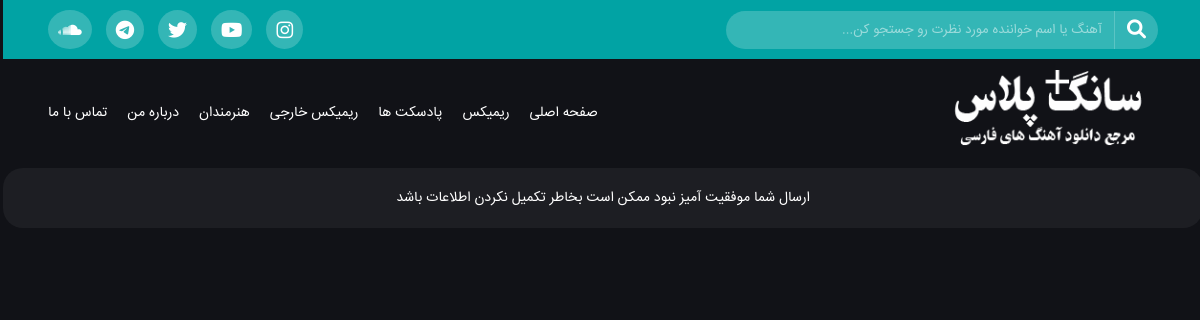
/posted-failure/, run on the app's committed database.
### artist/models.py (models this page shows)
class SocialNetwork(models.Model):
    SOCIAL_MEDIA=(
        ('instagram','Instagram'),
        ('youtube','YouTube'),
        ('facebook','Facebook'),
        ('twitter','Twitter'),
        ('telegram','Telegram'),
        ('youtube','Aparat'),
        ('soundcloud','SoundCloud'),
    )
    social_network_name=models.CharField(
        choices=SOCIAL_MEDIA,
        max_length=50,
        verbose_name='شبکه اجتماعی',
        help_text='نام شبکه اجتماعی را وارد کنید',
    )
    url=models.URLField(
        max_length=500,
        verbose_name='لینک شبکه اجتماعی را وار',
    )
    content_type = models.ForeignKey(
        ContentType,
        on_delete=models.CASCADE
    )
    object_id = models.PositiveIntegerField()
    content_object = GenericForeignKey()
    class Meta:
        verbose_name='شبکه اجتماعی'
        verbose_name_plural='شبکه های اجتماعی'

### about/models.py (models this page shows, shortened)
class AboutWebsite(models.Model):
    logo=models.ImageField(
        upload_to='images/about/logo/',
        verbose_name='لوگو',
    )
    favicon=models.ImageField(
        upload_to='images/about/logo',
        verbose_name='فاویکون',
        null=True,
        blank=True,
        help_text='ابعاد عکس 16 * 16',
    )
    name=models.CharField(
        max_length=100,
        verbose_name='نام وب سایت'
    )
    description=RichTextField(
        verbose_name='توضیحات',
    )
    class Meta:
        verbose_name='درباره وب سایت'
        verbose_name_plural='درباره وب سایت'

### category/models.py (models this page shows, shortened)
class Category(AbstractCommonField,AbstractDateFeild):
    parent=models.ForeignKey(
        'self',
        on_delete=models.CASCADE,
        verbose_name='والد',
        blank=True,
        null=True,
        related_name='child',
    )
    title=models.CharField(
        max_length=250,
        verbose_name='عنوان',
    )
    objects=CategoryManager()
    class Meta:
        abstract=True
        verbose_name='دسته بندی'
        verbose_name_plural='دسته بندی ها'

class TrackCategory(Category):
    class Meta:
        verbose_name='دسته بندی موزیک'
        verbose_name_plural='دسته بندی موزیک ها'
    def get_absolute_url(self):
        return reverse("music:tracks_of_category", args=[self.slug])

class ArtistCategory(Category):
    class Meta:
        verbose_name='دسته بندی هنرمند'
        verbose_name_plural='دسته بندی هنرمند ها'
    def get_absolute_url(self):
        return reverse("artist:artists_of_category", args=[self.slug])

### about/views.py (the view)
# urls.py: path('posted-failure/',views.PostedByFailure.as_view(),name='posted_failure')
class PostedByFailure(View):
    def get(self,request,*args,**kwargs):
        return render(request,'remix/site_control/posted-by-failure.html')

### about/context_processors.py (called while the page is built)
def about_website_context(request):
    return {
        'website':AboutWebsite.objects.last(),
    }

def about_me_context(request):
    return {
        'about_me':AboutMe.objects.last()
    }

### about/models.py (called while the page is built)
    def get_absolute_url(self):
        return reverse('about:about_me')

### category/models.py (called while the page is built)
    def active(self):
        return self.filter(status=True)

### music/middelware.py (called while the page is built)
	def __call__(self, request):
		x_forwarded_for = request.META.get('HTTP_X_FORWARDED_FOR')
		if x_forwarded_for:
			ip = x_forwarded_for.split(',')[-1].strip()
		else:
			ip = request.META.get('REMOTE_ADDR')
		try:
			ip_address = IpAddress.objects.get(ip_address=ip)
		except IpAddress.DoesNotExist:             #-----Here My Edit
			ip_address = IpAddress(ip_address=ip)
			ip_address.save()
		request.user.ip_address = ip_address
		response = self.get_response(request)
		return response

	def __call__(self,request):
		response=self.get_response(request)
		if response.status_code == 404:
			return redirect('/')
		return response

### music/models.py (called while the page is built)
    def active(self):
        return self.filter(
            status=True,
            published__lte=timezone.now()
        )

### music/templatetags/tags.py (called while the page is built)
@register.inclusion_tag("remix/footer.html",takes_context=True)
def footer(context):
    return{
        'tracks':Track.objects.active().order_by('-published')[:5],
        'website':context.get('website'),
        'about_me':context.get('about_me'),
    }

@register.inclusion_tag("remix/top-menue.html",takes_context=True)
def top_menue(context):
    return {
        'about_me':context.get('about_me')
    }

@register.inclusion_tag("remix/navbar/navbar.html",takes_context=True)
def navbar(context):
    return{
        'track_categories':TrackCategory.objects.active(),
        'artist_categories':ArtistCategory.objects.active(),
        'website':context.get('website'),
        'about_me':context.get('about_me')
    }

### templates/remix/site_control/posted-by-failure.html (shortened to what this page needs)
{% extends 'remix/base.html' %}
{% block body %}
<div class="post-single">
    <p class="posted-failure"> ارسال شما موفقیت آمیز نبود ممکن است بخاطر تکمیل نکردن اطلاعات باشد </p>
</div>
{% endblock body %}

### templates/remix/top-menue.html
<div class="top-menu">
    <div class="container">
        <div class="top-menu-box">
            <div class="top-menu-right">
                <form action="{% url 'music:search'%}" method="get">
                    <button type="submit">
                        <i class="fa fa-search"></i>
                    </button>
                    <input type="search" class="search-top-menu" placeholder="آهنگ یا اسم خواننده مورد نظرت رو جستجو کن..." name="q">
                </form>
            </div>
            <div class="top-menu-left">
                {% for social_network in about_me.social_networks.all %}
                        <a href="{{social_network.url}}"><i class="fab fa-{{social_network.social_network_name}}"></i> </a>
                {% endfor %}
            </div>
        </div>
    </div>
</div>

### templates/remix/navbar/navbar.html (shortened to what this page needs)
{% load static %}
<header class="menu">
    <div class="container">
        <div class="box-menu">
            <div class="menu-right">
                <div class="logo">
                    <a href="/">
                        <img src="{{website.logo.url}}">
                    </a>
                </div>
            </div>
            <div class="menu-left">
                <ul>
                    <li><a href="/">صفحه اصلی</a></li>
                    {% include 'remix/navbar/categories.html' %}
                    {% if about_me %}
                        <li><a href="{{about_me.get_absolute_url}}">درباره من</a></li>
                    {% endif %}
                    <li><a href="#" id="open_contact_box">تماس با ما</a> </li>
                </ul>
            </div>
        </div>
    </div>
</header>

### templates/remix/navbar/categories.html (shortened to what this page needs)
{% for category in track_categories %}
    {% if not category.child.active.exists and category.parent == None %}
        <li><a href="{{category.get_absolute_url}}">{{category.title}}</a></li>
    {% endif %}
{% endfor %}
{% for category in artist_categories %}
    {% if not category.child.exists and category.parent == None %}
        <li><a href="{{category.get_absolute_url}}">{{category.title}}</a></li>
    {% elif category.child.active  %}
        <li><a href="{{category.get_absolute_url}}">{{category.title}}</a>
        </li>
    {% endif %}
{% endfor %}

### static/remix/css/all.css (style rules this page uses)
.fa, .fas, .far, .fal, .fad, .fab { -moz-osx-font-smoothing: grayscale; -webkit-font-smoothing: antialiased; display: inline-block; font-style: normal; font-variant: normal; text-rendering: auto; line-height: 1; }
.fa-instagram:before { content: "\f16d"; }
.fa-search:before { content: "\f002"; }
.fa-soundcloud:before { content: "\f1be"; }
.fa-telegram:before { content: "\f2c6"; }
.fa-twitter:before { content: "\f099"; }
.fa-youtube:before { content: "\f167"; }
.fab { font-family: 'Font Awesome 5 Brands'; font-weight: 400; }

### static/remix/css/style.css (style rules this page uses)
* { margin: 0; padding: 0; box-sizing: border-box; border: 0; }
body { direction: rtl; font-size: 14px; text-align: right; color: #fff; line-height: 30px; font-family: 'iransans'; background-color: #111217; overflow-x: hidden; }
.container { max-width: 1140px; margin: 0 auto; }
a { transition: all .2s ease-in-out; text-decoration: none; }
::placeholder { color: #fff; opacity: .5; }
.top-menu { width: 100%; float: right; background:#01a3a4 ; }
.top-menu-box { display: flex; justify-content: space-between; align-items: center; padding: 10px 0px; }
.top-menu-right { width: 50%; }
.top-menu-right form { display: flex; align-items: center; }
.top-menu-right form button { padding: 8px 12px; border-bottom-right-radius: 20px; border-top-right-radius: 20px; background: rgba(255,255,255,.2); font-size: 19px; color: #fff; border-left: 1px solid rgba(255,255,255,.2); cursor: pointer; }
.top-menu-right form .search-top-menu { padding: 8px 12px; border-bottom-left-radius: 20px; border-top-left-radius: 20px; font-family: 'iransans'; width: 70%; background: rgba(255,255,255,.2); outline: none; border: none; color: #fff; }
.top-menu-left { float: left; }
.top-menu-left a { color: #fff; margin-right: 10px; }
.top-menu-left a i { font-size: 19px; background: rgba(255,255,255,.2); border-radius: 50%; padding: 10px; }
.menu { float: right; width: 100%; }
.box-menu { display: flex; justify-content: space-between; align-items: center; width: 100%; padding: 10px 0px; }
.menu-right { width: 25%; }
.menu-right .logo a img { max-width: 220px; height: auto; }
.menu-left { float: left; }
.menu-left ul { display: flex; }
.menu-left ul li { list-style: none; margin-right: 20px; position: relative; }
.menu-left ul li a { color: #fff; padding: 43px 0; }
.post-single { float: right; width: 100%; background: #1d1e23; border-radius: 20px; margin-bottom: 20px; }
@media screen and (max-width: 1200px) { .container { padding: 0 15px; } }
p.posted-failure { padding: 15px; text-align: center; }

### data on the page
AboutWebsite: logo (picture)
TrackCategory: title "ریمیکس"
TrackCategory: title "پادسکت ها"
TrackCategory: title "ریمیکس خارجی"
ArtistCategory: title "هنرمندان"
